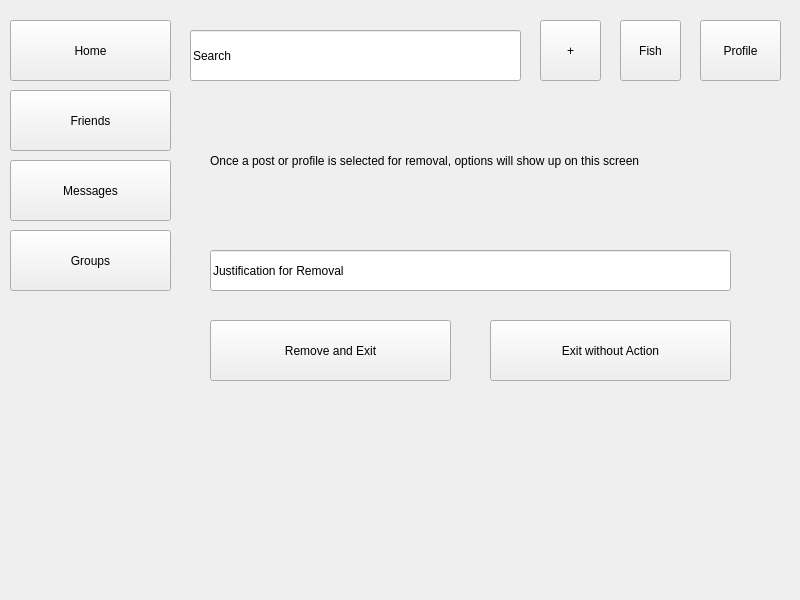
<?xml version="1.0" encoding="UTF-8"?>
<ui version="4.0">
 <class>Form</class>
 <widget class="QWidget" name="Form">
  <property name="geometry">
   <rect>
    <x>0</x>
    <y>0</y>
    <width>800</width>
    <height>600</height>
   </rect>
  </property>
  <property name="windowTitle">
   <string>Form</string>
  </property>
  <widget class="QPushButton" name="groupButton">
   <property name="geometry">
    <rect>
     <x>10</x>
     <y>230</y>
     <width>161</width>
     <height>61</height>
    </rect>
   </property>
   <property name="text">
    <string>Groups</string>
   </property>
  </widget>
  <widget class="QLabel" name="label">
   <property name="geometry">
    <rect>
     <x>210</x>
     <y>110</y>
     <width>571</width>
     <height>101</height>
    </rect>
   </property>
   <property name="text">
    <string>Once a post or profile is selected for removal, options will show up on this screen</string>
   </property>
  </widget>
  <widget class="QPushButton" name="profileButton">
   <property name="geometry">
    <rect>
     <x>700</x>
     <y>20</y>
     <width>81</width>
     <height>61</height>
    </rect>
   </property>
   <property name="text">
    <string>Profile</string>
   </property>
  </widget>
  <widget class="QPushButton" name="postButton">
   <property name="geometry">
    <rect>
     <x>540</x>
     <y>20</y>
     <width>61</width>
     <height>61</height>
    </rect>
   </property>
   <property name="text">
    <string>+</string>
   </property>
  </widget>
  <widget class="QPushButton" name="friendsButton">
   <property name="geometry">
    <rect>
     <x>10</x>
     <y>90</y>
     <width>161</width>
     <height>61</height>
    </rect>
   </property>
   <property name="text">
    <string>Friends</string>
   </property>
  </widget>
  <widget class="QPushButton" name="fishButton">
   <property name="geometry">
    <rect>
     <x>620</x>
     <y>20</y>
     <width>61</width>
     <height>61</height>
    </rect>
   </property>
   <property name="text">
    <string>Fish</string>
   </property>
  </widget>
  <widget class="QPushButton" name="messageButton">
   <property name="geometry">
    <rect>
     <x>10</x>
     <y>160</y>
     <width>161</width>
     <height>61</height>
    </rect>
   </property>
   <property name="text">
    <string>Messages</string>
   </property>
  </widget>
  <widget class="QLineEdit" name="searchBar">
   <property name="geometry">
    <rect>
     <x>190</x>
     <y>30</y>
     <width>331</width>
     <height>51</height>
    </rect>
   </property>
   <property name="text">
    <string>Search</string>
   </property>
  </widget>
  <widget class="QPushButton" name="homeButton">
   <property name="geometry">
    <rect>
     <x>10</x>
     <y>20</y>
     <width>161</width>
     <height>61</height>
    </rect>
   </property>
   <property name="text">
    <string>Home</string>
   </property>
  </widget>
  <widget class="QLineEdit" name="lineEdit">
   <property name="geometry">
    <rect>
     <x>210</x>
     <y>250</y>
     <width>521</width>
     <height>41</height>
    </rect>
   </property>
   <property name="text">
    <string>Justification for Removal</string>
   </property>
  </widget>
  <widget class="QPushButton" name="remove">
   <property name="geometry">
    <rect>
     <x>210</x>
     <y>320</y>
     <width>241</width>
     <height>61</height>
    </rect>
   </property>
   <property name="text">
    <string>Remove and Exit</string>
   </property>
  </widget>
  <widget class="QPushButton" name="exit">
   <property name="geometry">
    <rect>
     <x>490</x>
     <y>320</y>
     <width>241</width>
     <height>61</height>
    </rect>
   </property>
   <property name="text">
    <string>Exit without Action</string>
   </property>
  </widget>
 </widget>
 <resources/>
 <connections/>
</ui>
